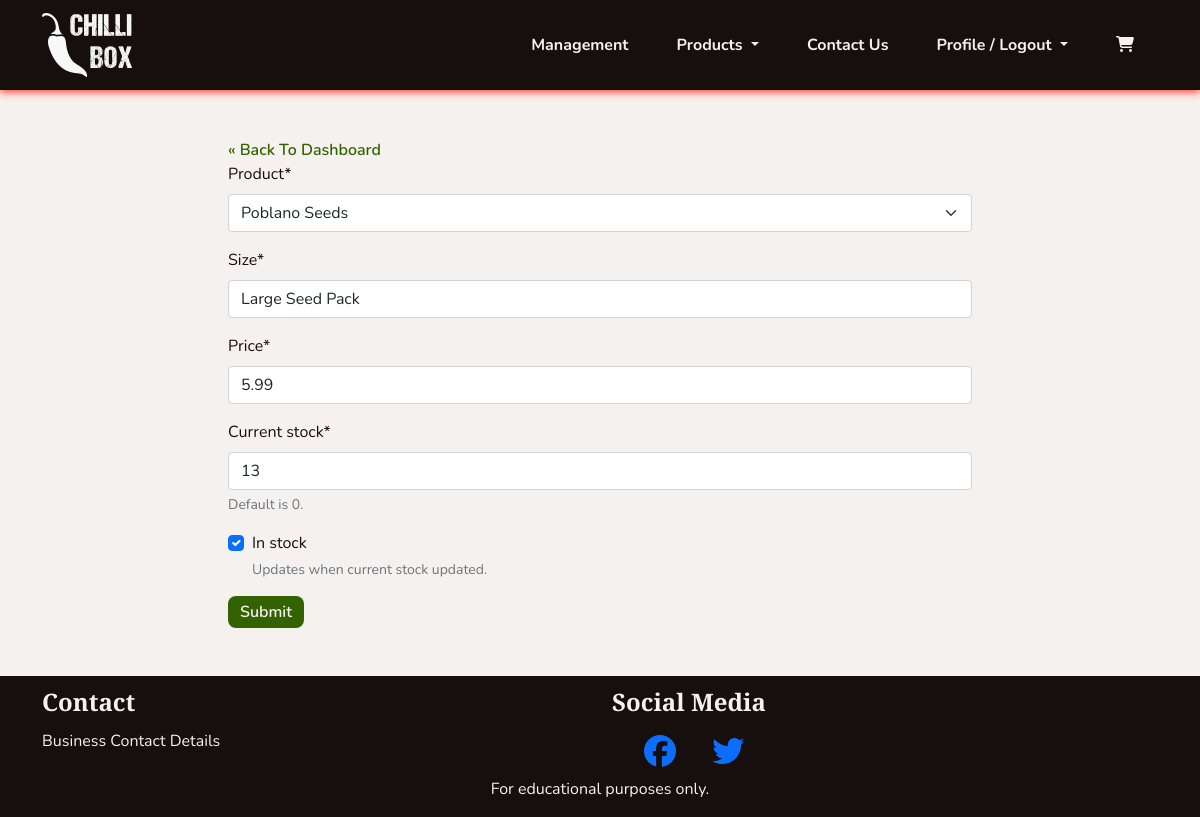
The page /management/edit_variant/2 (signed in) on the database as committed earlier.
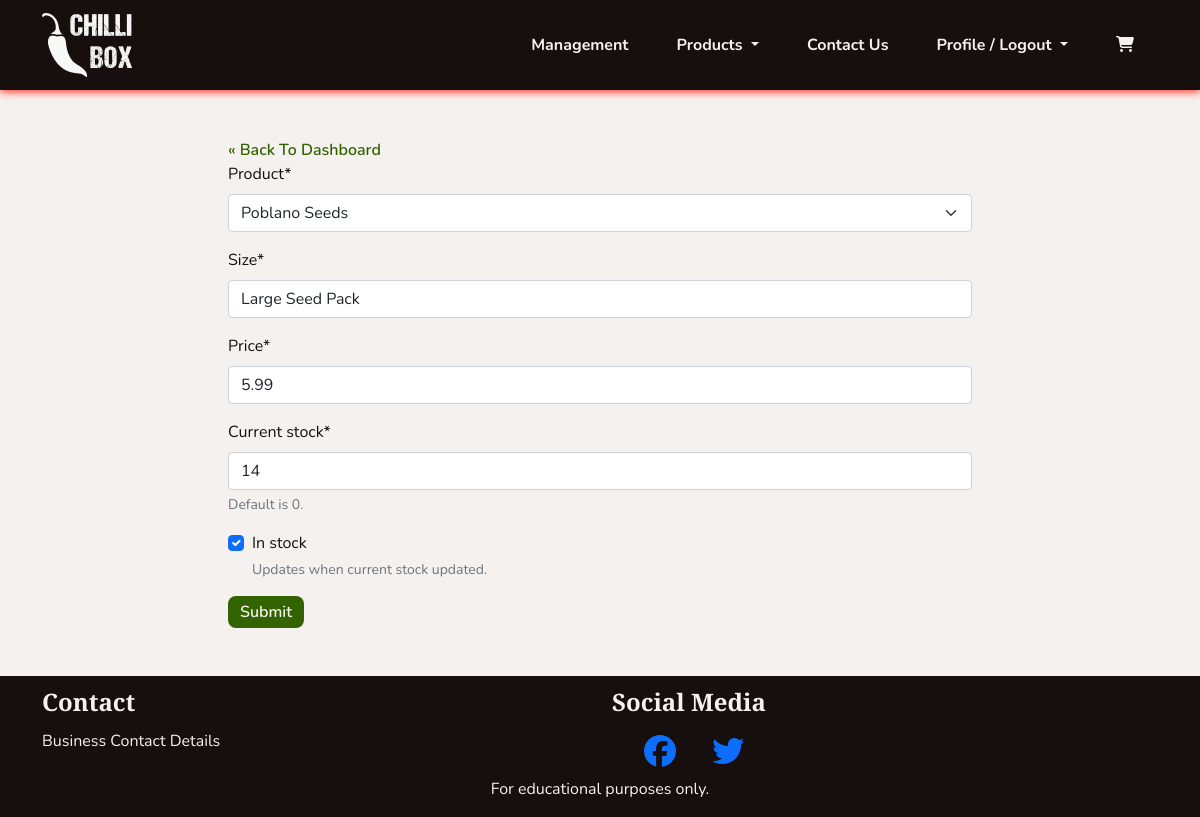
The same page on the database as committed later.
### products/models.py (models this page shows, shortened)
class Variant(models.Model):
    product = models.ForeignKey(Product, on_delete=models.CASCADE, related_name='variants')
    size = models.CharField(max_length=80)
    price = models.DecimalField(max_digits=5, decimal_places=2)
    current_stock = models.PositiveIntegerField(default=0,
                                                help_text='Default is 0.')
    in_stock = models.BooleanField(default=False,
                                   help_text='Updates when current stock \
                                   updated.')
    class Meta:
        verbose_name_plural = 'Variants'

### management/views.py (the view)
# urls.py: path('edit_variant/<pk>', views.EditVariant.as_view(),
class EditVariant(StaffRequiredMixin, SuccessMessageMixin, UpdateView):
    model = Variant
    fields = '__all__'
    template_name = 'management/dashboard_form.html'
    success_url = '/management/'
    success_message = '%(size)s was updated'

### cart/contexts.py (called while the page is built, shortened)
def cart_contents(request):
    cart_items = []
    total = 0
    product_count = 0
    cart = request.session.get('cart', {})
    if total < settings.FREE_DELIVERY_THRESHOLD:
        delivery = Decimal(settings.STANDARD_DELIVERY_COST)
        free_delivery_delta = settings.FREE_DELIVERY_THRESHOLD - total
    else:
        delivery = 0
        free_delivery_delta = 0
    grand_total = delivery + total
    context = {
        'cart_items': cart_items,
        'total': total,
        'product_count': product_count,
        'delivery': delivery,
        'free_delivery_delta': free_delivery_delta,
        'free_delivery_threshold': settings.FREE_DELIVERY_THRESHOLD,
        'grand_total': grand_total,
    }
    return context

### management/mixins.py (called while the page is built)
    def test_func(self):
        return self.request.user.is_staff

### products/models.py (called while the page is built)
    def __str__(self):
        return self.name

### management/templates/management/dashboard_form.html (shortened to what this page needs)
{% extends 'base.html' %}
{% load crispy_forms_tags %}
{% load cloudinary %}
{% block content %}
<section class="container-md">
    <div class="col-md-8 mx-auto">
        <a class="chilli-link" href="{% url 'management:dashboard' %}">&laquo; Back To Dashboard</a>
        <form enctype="multipart/form-data" method="POST">
            {{ form|crispy}}
            <button class="chilli-btn chilli-go" type="submit">Submit</button>
        </form>
    </div>
</section>
{% endblock %}

Rows that differ between the two databases and show on the page:
changed Variant "Poblano Seeds": current_stock "13" → "14"
